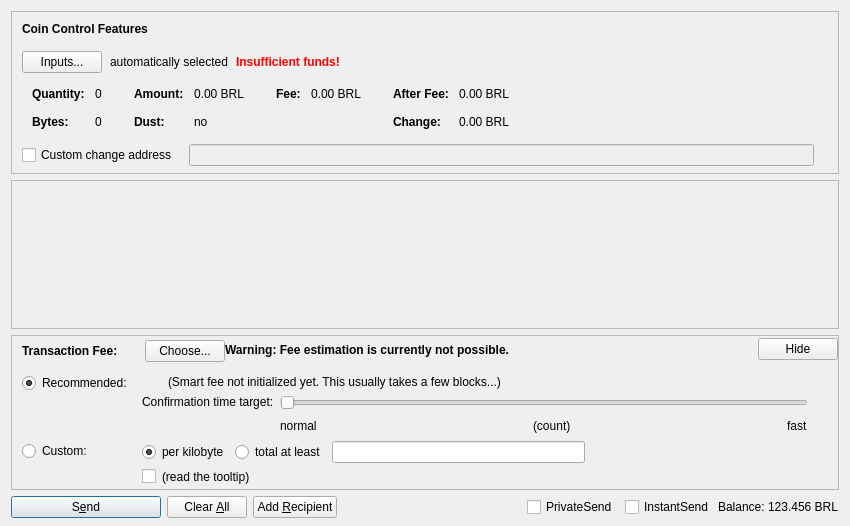
<?xml version="1.0" encoding="UTF-8"?>
<ui version="4.0">
 <class>SendCoinsDialog</class>
 <widget class="QDialog" name="SendCoinsDialog">
  <property name="geometry">
   <rect>
    <x>0</x>
    <y>0</y>
    <width>850</width>
    <height>526</height>
   </rect>
  </property>
  <property name="windowTitle">
   <string>Send Coins</string>
  </property>
  <layout class="QVBoxLayout" name="verticalLayout" stretch="0,1,0,0">
   <property name="bottomMargin">
    <number>8</number>
   </property>
   <item>
    <widget class="QFrame" name="frameCoinControl">
     <property name="sizePolicy">
      <sizepolicy hsizetype="Expanding" vsizetype="Expanding">
       <horstretch>0</horstretch>
       <verstretch>0</verstretch>
      </sizepolicy>
     </property>
     <property name="maximumSize">
      <size>
       <width>16777215</width>
       <height>16777215</height>
      </size>
     </property>
     <property name="frameShape">
      <enum>QFrame::StyledPanel</enum>
     </property>
     <property name="frameShadow">
      <enum>QFrame::Sunken</enum>
     </property>
     <layout class="QVBoxLayout" name="verticalLayoutCoinControl2">
      <property name="spacing">
       <number>0</number>
      </property>
      <property name="leftMargin">
       <number>0</number>
      </property>
      <property name="topMargin">
       <number>0</number>
      </property>
      <property name="rightMargin">
       <number>0</number>
      </property>
      <property name="bottomMargin">
       <number>6</number>
      </property>
      <item>
       <layout class="QVBoxLayout" name="verticalLayoutCoinControl" stretch="0,0,0,0,1">
        <property name="spacing">
         <number>0</number>
        </property>
        <property name="leftMargin">
         <number>10</number>
        </property>
        <property name="topMargin">
         <number>10</number>
        </property>
        <item>
         <layout class="QHBoxLayout" name="horizontalLayoutCoinControl1">
          <property name="bottomMargin">
           <number>15</number>
          </property>
          <item>
           <widget class="QLabel" name="labelCoinControlFeatures">
            <property name="sizePolicy">
             <sizepolicy hsizetype="Preferred" vsizetype="Maximum">
              <horstretch>0</horstretch>
              <verstretch>0</verstretch>
             </sizepolicy>
            </property>
            <property name="font">
             <font>
              <weight>75</weight>
              <bold>true</bold>
             </font>
            </property>
            <property name="styleSheet">
             <string notr="true">font-weight:bold;</string>
            </property>
            <property name="text">
             <string>Coin Control Features</string>
            </property>
           </widget>
          </item>
         </layout>
        </item>
        <item>
         <layout class="QHBoxLayout" name="horizontalLayoutCoinControl2" stretch="0,0,0,0">
          <property name="spacing">
           <number>8</number>
          </property>
          <property name="bottomMargin">
           <number>10</number>
          </property>
          <item>
           <widget class="QPushButton" name="pushButtonCoinControl">
            <property name="styleSheet">
             <string notr="true"/>
            </property>
            <property name="text">
             <string>Inputs...</string>
            </property>
            <property name="autoDefault">
             <bool>false</bool>
            </property>
           </widget>
          </item>
          <item>
           <widget class="QLabel" name="labelCoinControlAutomaticallySelected">
            <property name="text">
             <string>automatically selected</string>
            </property>
            <property name="margin">
             <number>5</number>
            </property>
           </widget>
          </item>
          <item>
           <widget class="QLabel" name="labelCoinControlInsuffFunds">
            <property name="font">
             <font>
              <weight>75</weight>
              <bold>true</bold>
             </font>
            </property>
            <property name="styleSheet">
             <string notr="true">color:red;font-weight:bold;</string>
            </property>
            <property name="text">
             <string>Insufficient funds!</string>
            </property>
            <property name="margin">
             <number>5</number>
            </property>
           </widget>
          </item>
          <item>
           <spacer name="horizontalSpacerCoinControl">
            <property name="orientation">
             <enum>Qt::Horizontal</enum>
            </property>
            <property name="sizeHint" stdset="0">
             <size>
              <width>40</width>
              <height>1</height>
             </size>
            </property>
           </spacer>
          </item>
         </layout>
        </item>
        <item>
         <widget class="QWidget" name="widgetCoinControl" native="true">
          <property name="sizePolicy">
           <sizepolicy hsizetype="Preferred" vsizetype="Preferred">
            <horstretch>0</horstretch>
            <verstretch>0</verstretch>
           </sizepolicy>
          </property>
          <property name="minimumSize">
           <size>
            <width>0</width>
            <height>0</height>
           </size>
          </property>
          <property name="styleSheet">
           <string notr="true"/>
          </property>
          <layout class="QHBoxLayout" name="horizontalLayoutCoinControl5">
           <property name="leftMargin">
            <number>0</number>
           </property>
           <property name="topMargin">
            <number>0</number>
           </property>
           <property name="rightMargin">
            <number>0</number>
           </property>
           <property name="bottomMargin">
            <number>0</number>
           </property>
           <item>
            <layout class="QHBoxLayout" name="horizontalLayoutCoinControl3" stretch="0,0,0,1">
             <property name="spacing">
              <number>20</number>
             </property>
             <property name="topMargin">
              <number>0</number>
             </property>
             <property name="bottomMargin">
              <number>10</number>
             </property>
             <item>
              <layout class="QFormLayout" name="formLayoutCoinControl1">
               <property name="horizontalSpacing">
                <number>10</number>
               </property>
               <property name="verticalSpacing">
                <number>14</number>
               </property>
               <property name="leftMargin">
                <number>10</number>
               </property>
               <property name="topMargin">
                <number>4</number>
               </property>
               <property name="rightMargin">
                <number>6</number>
               </property>
               <item row="0" column="0">
                <widget class="QLabel" name="labelCoinControlQuantityText">
                 <property name="font">
                  <font>
                   <weight>75</weight>
                   <bold>true</bold>
                  </font>
                 </property>
                 <property name="text">
                  <string>Quantity:</string>
                 </property>
                 <property name="margin">
                  <number>0</number>
                 </property>
                </widget>
               </item>
               <item row="0" column="1">
                <widget class="QLabel" name="labelCoinControlQuantity">
                 <property name="cursor">
                  <cursorShape>IBeamCursor</cursorShape>
                 </property>
                 <property name="contextMenuPolicy">
                  <enum>Qt::ActionsContextMenu</enum>
                 </property>
                 <property name="text">
                  <string notr="true">0</string>
                 </property>
                 <property name="margin">
                  <number>0</number>
                 </property>
                 <property name="textInteractionFlags">
                  <set>Qt::LinksAccessibleByMouse|Qt::TextSelectableByKeyboard|Qt::TextSelectableByMouse</set>
                 </property>
                </widget>
               </item>
               <item row="1" column="0">
                <widget class="QLabel" name="labelCoinControlBytesText">
                 <property name="font">
                  <font>
                   <weight>75</weight>
                   <bold>true</bold>
                  </font>
                 </property>
                 <property name="text">
                  <string>Bytes:</string>
                 </property>
                </widget>
               </item>
               <item row="1" column="1">
                <widget class="QLabel" name="labelCoinControlBytes">
                 <property name="cursor">
                  <cursorShape>IBeamCursor</cursorShape>
                 </property>
                 <property name="contextMenuPolicy">
                  <enum>Qt::ActionsContextMenu</enum>
                 </property>
                 <property name="text">
                  <string notr="true">0</string>
                 </property>
                 <property name="textInteractionFlags">
                  <set>Qt::LinksAccessibleByMouse|Qt::TextSelectableByKeyboard|Qt::TextSelectableByMouse</set>
                 </property>
                </widget>
               </item>
              </layout>
             </item>
             <item>
              <layout class="QFormLayout" name="formLayoutCoinControl2">
               <property name="horizontalSpacing">
                <number>10</number>
               </property>
               <property name="verticalSpacing">
                <number>14</number>
               </property>
               <property name="leftMargin">
                <number>6</number>
               </property>
               <property name="topMargin">
                <number>4</number>
               </property>
               <property name="rightMargin">
                <number>6</number>
               </property>
               <item row="0" column="0">
                <widget class="QLabel" name="labelCoinControlAmountText">
                 <property name="font">
                  <font>
                   <weight>75</weight>
                   <bold>true</bold>
                  </font>
                 </property>
                 <property name="text">
                  <string>Amount:</string>
                 </property>
                 <property name="margin">
                  <number>0</number>
                 </property>
                </widget>
               </item>
               <item row="0" column="1">
                <widget class="QLabel" name="labelCoinControlAmount">
                 <property name="cursor">
                  <cursorShape>IBeamCursor</cursorShape>
                 </property>
                 <property name="contextMenuPolicy">
                  <enum>Qt::ActionsContextMenu</enum>
                 </property>
                 <property name="text">
                  <string notr="true">0.00 BRL</string>
                 </property>
                 <property name="textInteractionFlags">
                  <set>Qt::LinksAccessibleByMouse|Qt::TextSelectableByKeyboard|Qt::TextSelectableByMouse</set>
                 </property>
                </widget>
               </item>
               <item row="1" column="0">
                <widget class="QLabel" name="labelCoinControlLowOutputText">
                 <property name="font">
                  <font>
                   <weight>75</weight>
                   <bold>true</bold>
                  </font>
                 </property>
                 <property name="text">
                  <string>Dust:</string>
                 </property>
                </widget>
               </item>
               <item row="1" column="1">
                <widget class="QLabel" name="labelCoinControlLowOutput">
                 <property name="cursor">
                  <cursorShape>IBeamCursor</cursorShape>
                 </property>
                 <property name="contextMenuPolicy">
                  <enum>Qt::ActionsContextMenu</enum>
                 </property>
                 <property name="text">
                  <string notr="true">no</string>
                 </property>
                 <property name="textInteractionFlags">
                  <set>Qt::LinksAccessibleByMouse|Qt::TextSelectableByKeyboard|Qt::TextSelectableByMouse</set>
                 </property>
                </widget>
               </item>
              </layout>
             </item>
             <item>
              <layout class="QFormLayout" name="formLayoutCoinControl3">
               <property name="horizontalSpacing">
                <number>10</number>
               </property>
               <property name="verticalSpacing">
                <number>14</number>
               </property>
               <property name="leftMargin">
                <number>6</number>
               </property>
               <property name="topMargin">
                <number>4</number>
               </property>
               <property name="rightMargin">
                <number>6</number>
               </property>
               <item row="0" column="0">
                <widget class="QLabel" name="labelCoinControlFeeText">
                 <property name="font">
                  <font>
                   <weight>75</weight>
                   <bold>true</bold>
                  </font>
                 </property>
                 <property name="text">
                  <string>Fee:</string>
                 </property>
                 <property name="margin">
                  <number>0</number>
                 </property>
                </widget>
               </item>
               <item row="0" column="1">
                <widget class="QLabel" name="labelCoinControlFee">
                 <property name="cursor">
                  <cursorShape>IBeamCursor</cursorShape>
                 </property>
                 <property name="contextMenuPolicy">
                  <enum>Qt::ActionsContextMenu</enum>
                 </property>
                 <property name="text">
                  <string notr="true">0.00 BRL</string>
                 </property>
                 <property name="textInteractionFlags">
                  <set>Qt::LinksAccessibleByMouse|Qt::TextSelectableByKeyboard|Qt::TextSelectableByMouse</set>
                 </property>
                </widget>
               </item>
              </layout>
             </item>
             <item>
              <layout class="QFormLayout" name="formLayoutCoinControl4">
               <property name="horizontalSpacing">
                <number>10</number>
               </property>
               <property name="verticalSpacing">
                <number>14</number>
               </property>
               <property name="leftMargin">
                <number>6</number>
               </property>
               <property name="topMargin">
                <number>4</number>
               </property>
               <property name="rightMargin">
                <number>6</number>
               </property>
               <item row="0" column="0">
                <widget class="QLabel" name="labelCoinControlAfterFeeText">
                 <property name="font">
                  <font>
                   <weight>75</weight>
                   <bold>true</bold>
                  </font>
                 </property>
                 <property name="text">
                  <string>After Fee:</string>
                 </property>
                 <property name="margin">
                  <number>0</number>
                 </property>
                </widget>
               </item>
               <item row="0" column="1">
                <widget class="QLabel" name="labelCoinControlAfterFee">
                 <property name="cursor">
                  <cursorShape>IBeamCursor</cursorShape>
                 </property>
                 <property name="contextMenuPolicy">
                  <enum>Qt::ActionsContextMenu</enum>
                 </property>
                 <property name="text">
                  <string notr="true">0.00 BRL</string>
                 </property>
                 <property name="textInteractionFlags">
                  <set>Qt::LinksAccessibleByMouse|Qt::TextSelectableByKeyboard|Qt::TextSelectableByMouse</set>
                 </property>
                </widget>
               </item>
               <item row="1" column="0">
                <widget class="QLabel" name="labelCoinControlChangeText">
                 <property name="font">
                  <font>
                   <weight>75</weight>
                   <bold>true</bold>
                  </font>
                 </property>
                 <property name="text">
                  <string>Change:</string>
                 </property>
                </widget>
               </item>
               <item row="1" column="1">
                <widget class="QLabel" name="labelCoinControlChange">
                 <property name="cursor">
                  <cursorShape>IBeamCursor</cursorShape>
                 </property>
                 <property name="contextMenuPolicy">
                  <enum>Qt::ActionsContextMenu</enum>
                 </property>
                 <property name="text">
                  <string notr="true">0.00 BRL</string>
                 </property>
                 <property name="textInteractionFlags">
                  <set>Qt::LinksAccessibleByMouse|Qt::TextSelectableByKeyboard|Qt::TextSelectableByMouse</set>
                 </property>
                </widget>
               </item>
              </layout>
             </item>
            </layout>
           </item>
          </layout>
         </widget>
        </item>
        <item>
         <layout class="QHBoxLayout" name="horizontalLayoutCoinControl4" stretch="0,0,0">
          <property name="spacing">
           <number>12</number>
          </property>
          <property name="sizeConstraint">
           <enum>QLayout::SetDefaultConstraint</enum>
          </property>
          <property name="topMargin">
           <number>5</number>
          </property>
          <property name="rightMargin">
           <number>5</number>
          </property>
          <item>
           <widget class="QCheckBox" name="checkBoxCoinControlChange">
            <property name="toolTip">
             <string>If this is activated, but the change address is empty or invalid, change will be sent to a newly generated address.</string>
            </property>
            <property name="text">
             <string>Custom change address</string>
            </property>
           </widget>
          </item>
          <item>
           <widget class="QValidatedLineEdit" name="lineEditCoinControlChange">
            <property name="enabled">
             <bool>false</bool>
            </property>
            <property name="sizePolicy">
             <sizepolicy hsizetype="Expanding" vsizetype="Fixed">
              <horstretch>0</horstretch>
              <verstretch>0</verstretch>
             </sizepolicy>
            </property>
           </widget>
          </item>
          <item>
           <widget class="QLabel" name="labelCoinControlChangeLabel">
            <property name="sizePolicy">
             <sizepolicy hsizetype="Preferred" vsizetype="Expanding">
              <horstretch>0</horstretch>
              <verstretch>0</verstretch>
             </sizepolicy>
            </property>
            <property name="minimumSize">
             <size>
              <width>0</width>
              <height>0</height>
             </size>
            </property>
            <property name="text">
             <string/>
            </property>
            <property name="margin">
             <number>3</number>
            </property>
           </widget>
          </item>
         </layout>
        </item>
        <item>
         <spacer name="verticalSpacerCoinControl">
          <property name="orientation">
           <enum>Qt::Vertical</enum>
          </property>
          <property name="sizeHint" stdset="0">
           <size>
            <width>800</width>
            <height>1</height>
           </size>
          </property>
         </spacer>
        </item>
       </layout>
      </item>
     </layout>
    </widget>
   </item>
   <item>
    <widget class="QScrollArea" name="scrollArea">
     <property name="widgetResizable">
      <bool>true</bool>
     </property>
     <widget class="QWidget" name="scrollAreaWidgetContents">
      <property name="geometry">
       <rect>
        <x>0</x>
        <y>0</y>
        <width>830</width>
        <height>104</height>
       </rect>
      </property>
      <layout class="QVBoxLayout" name="verticalLayout_2" stretch="0,1">
       <property name="leftMargin">
        <number>0</number>
       </property>
       <property name="topMargin">
        <number>0</number>
       </property>
       <property name="rightMargin">
        <number>0</number>
       </property>
       <property name="bottomMargin">
        <number>0</number>
       </property>
       <item>
        <layout class="QVBoxLayout" name="entries">
         <property name="spacing">
          <number>6</number>
         </property>
        </layout>
       </item>
       <item>
        <spacer name="verticalSpacer">
         <property name="orientation">
          <enum>Qt::Vertical</enum>
         </property>
         <property name="sizeHint" stdset="0">
          <size>
           <width>20</width>
           <height>40</height>
          </size>
         </property>
        </spacer>
       </item>
      </layout>
     </widget>
    </widget>
   </item>
   <item>
    <widget class="QFrame" name="frameFee">
     <property name="sizePolicy">
      <sizepolicy hsizetype="Expanding" vsizetype="Expanding">
       <horstretch>0</horstretch>
       <verstretch>0</verstretch>
      </sizepolicy>
     </property>
     <property name="maximumSize">
      <size>
       <width>16777215</width>
       <height>16777215</height>
      </size>
     </property>
     <property name="frameShape">
      <enum>QFrame::StyledPanel</enum>
     </property>
     <property name="frameShadow">
      <enum>QFrame::Sunken</enum>
     </property>
     <layout class="QVBoxLayout" name="verticalLayoutFee1">
      <property name="spacing">
       <number>0</number>
      </property>
      <property name="leftMargin">
       <number>0</number>
      </property>
      <property name="topMargin">
       <number>0</number>
      </property>
      <property name="rightMargin">
       <number>0</number>
      </property>
      <property name="bottomMargin">
       <number>0</number>
      </property>
      <item>
       <layout class="QVBoxLayout" name="verticalLayoutFee2" stretch="0,0,0">
        <property name="spacing">
         <number>0</number>
        </property>
        <property name="leftMargin">
         <number>10</number>
        </property>
        <property name="topMargin">
         <number>0</number>
        </property>
        <item>
         <layout class="QHBoxLayout" name="horizontalLayoutFee1">
          <property name="bottomMargin">
           <number>0</number>
          </property>
          <item>
           <layout class="QVBoxLayout" name="verticalLayoutFee7">
            <property name="spacing">
             <number>0</number>
            </property>
            <item>
             <spacer name="verticalSpacerSmartFee">
              <property name="orientation">
               <enum>Qt::Vertical</enum>
              </property>
              <property name="sizeType">
               <enum>QSizePolicy::Fixed</enum>
              </property>
              <property name="sizeHint" stdset="0">
               <size>
                <width>1</width>
                <height>4</height>
               </size>
              </property>
             </spacer>
            </item>
            <item>
             <layout class="QHBoxLayout" name="horizontalLayoutSmartFee">
              <property name="spacing">
               <number>10</number>
              </property>
              <item>
               <widget class="QLabel" name="labelFeeHeadline">
                <property name="sizePolicy">
                 <sizepolicy hsizetype="Preferred" vsizetype="Maximum">
                  <horstretch>0</horstretch>
                  <verstretch>0</verstretch>
                 </sizepolicy>
                </property>
                <property name="font">
                 <font>
                  <weight>75</weight>
                  <bold>true</bold>
                 </font>
                </property>
                <property name="styleSheet">
                 <string notr="true">font-weight:bold;</string>
                </property>
                <property name="text">
                 <string>Transaction Fee:</string>
                </property>
               </widget>
              </item>
              <item>
               <widget class="QLabel" name="labelFeeMinimized">
                <property name="text">
                 <string/>
                </property>
               </widget>
              </item>
              <item>
               <widget class="QPushButton" name="buttonChooseFee">
                <property name="text">
                 <string>Choose...</string>
                </property>
               </widget>
              </item>
             </layout>
            </item>
            <item>
             <spacer name="verticalSpacer_5">
              <property name="orientation">
               <enum>Qt::Vertical</enum>
              </property>
              <property name="sizeHint" stdset="0">
               <size>
                <width>1</width>
                <height>1</height>
               </size>
              </property>
             </spacer>
            </item>
           </layout>
          </item>
          <item>
           <widget class="QLabel" name="fallbackFeeWarningLabel">
            <property name="toolTip">
             <string>Using the fallbackfee can result in sending a transaction that will take several hours or days (or never) to confirm. Consider choosing your fee manually or wait until your have validated the complete chain.</string>
            </property>
            <property name="font">
            <font>
                <weight>75</weight>
                <bold>true</bold>
            </font>
            </property>
            <property name="text">
             <string>Warning: Fee estimation is currently not possible.</string>
            </property>
            <property name="wordWrap">
             <bool>false</bool>
            </property>
           </widget>
          </item>
          <item>
           <spacer name="horizontalSpacer_4">
            <property name="orientation">
             <enum>Qt::Horizontal</enum>
            </property>
            <property name="sizeType">
             <enum>QSizePolicy::MinimumExpanding</enum>
            </property>
            <property name="sizeHint" stdset="0">
             <size>
              <width>40</width>
              <height>20</height>
             </size>
            </property>
           </spacer>
          </item>
          <item>
           <widget class="QPushButton" name="buttonMinimizeFee">
            <property name="toolTip">
             <string>collapse fee-settings</string>
            </property>
            <property name="text">
             <string>Hide</string>
            </property>
           </widget>
          </item>
         </layout>
        </item>
        <item>
         <widget class="QFrame" name="frameFeeSelection">
          <layout class="QVBoxLayout" name="verticalLayoutFee12">
           <property name="spacing">
            <number>0</number>
           </property>
           <property name="leftMargin">
            <number>0</number>
           </property>
           <property name="topMargin">
            <number>0</number>
           </property>
           <property name="rightMargin">
            <number>0</number>
           </property>
           <property name="bottomMargin">
            <number>0</number>
           </property>
           <item>
            <layout class="QGridLayout" name="gridLayoutFee">
             <property name="topMargin">
              <number>10</number>
             </property>
             <property name="bottomMargin">
              <number>4</number>
             </property>
             <property name="horizontalSpacing">
              <number>10</number>
             </property>
             <property name="verticalSpacing">
              <number>4</number>
             </property>
             <item row="1" column="1">
              <layout class="QVBoxLayout" name="verticalLayoutFee8">
               <property name="spacing">
                <number>6</number>
               </property>
               <item>
                <layout class="QHBoxLayout" name="horizontalLayoutFee13">
                 <item>
                  <widget class="QRadioButton" name="radioCustomPerKilobyte">
                   <property name="toolTip">
                    <string>If the custom fee is set to 1000 sat and the transaction is only 250 bytes, then &quot;per kilobyte&quot; only pays 250 sat in fee,&lt;br /&gt;while &quot;at least&quot; pays 1000 sat. For transactions bigger than a kilobyte both pay by kilobyte.</string>
                   </property>
                   <property name="text">
                    <string>per kilobyte</string>
                   </property>
                   <property name="checked">
                    <bool>true</bool>
                   </property>
                   <attribute name="buttonGroup">
                    <string notr="true">groupCustomFee</string>
                   </attribute>
                  </widget>
                 </item>
                 <item>
                  <widget class="QRadioButton" name="radioCustomAtLeast">
                   <property name="toolTip">
                    <string>If the custom fee is set to 1000 sat and the transaction is only 250 bytes, then &quot;per kilobyte&quot; only pays 250 sat in fee,&lt;br /&gt;while &quot;total at least&quot; pays 1000 sat. For transactions bigger than a kilobyte both pay by kilobyte.</string>
                   </property>
                   <property name="text">
                    <string>total at least</string>
                   </property>
                   <attribute name="buttonGroup">
                    <string notr="true">groupCustomFee</string>
                   </attribute>
                  </widget>
                 </item>
                 <item>
                  <widget class="BitcoinAmountField" name="customFee"/>
                 </item>
                 <item>
                  <spacer name="horizontalSpacer_6">
                   <property name="orientation">
                    <enum>Qt::Horizontal</enum>
                   </property>
                   <property name="sizeHint" stdset="0">
                    <size>
                     <width>1</width>
                     <height>1</height>
                    </size>
                   </property>
                  </spacer>
                 </item>
                </layout>
               </item>
               <item>
                <layout class="QHBoxLayout" name="horizontalLayoutFee8">
                 <item>
                  <widget class="QCheckBox" name="checkBoxMinimumFee">
                   <property name="toolTip">
                    <string>Paying only the minimum fee is just fine as long as there is less transaction volume than space in the blocks.&lt;br /&gt;But be aware that this can end up in a never confirming transaction once there is more demand for beryl transactions than the network can process.</string>
                   </property>
                   <property name="text">
                    <string/>
                   </property>
                  </widget>
                 </item>
                 <item>
                  <widget class="QLabel" name="labelMinFeeWarning">
                   <property name="enabled">
                    <bool>true</bool>
                   </property>
                   <property name="toolTip">
                    <string>Paying only the minimum fee is just fine as long as there is less transaction volume than space in the blocks.&lt;br /&gt;But be aware that this can end up in a never confirming transaction once there is more demand for beryl transactions than the network can process.</string>
                   </property>
                   <property name="text">
                    <string>(read the tooltip)</string>
                   </property>
                   <property name="margin">
                    <number>5</number>
                   </property>
                  </widget>
                 </item>
                 <item>
                  <spacer name="horizontalSpacer_2">
                   <property name="orientation">
                    <enum>Qt::Horizontal</enum>
                   </property>
                   <property name="sizeHint" stdset="0">
                    <size>
                     <width>1</width>
                     <height>1</height>
                    </size>
                   </property>
                  </spacer>
                 </item>
                </layout>
               </item>
              </layout>
             </item>
             <item row="0" column="0">
              <layout class="QVBoxLayout" name="verticalLayoutFee4" stretch="0,1">
               <item>
                <widget class="QRadioButton" name="radioSmartFee">
                 <property name="text">
                  <string>Recommended:</string>
                 </property>
                 <property name="checked">
                  <bool>true</bool>
                 </property>
                 <attribute name="buttonGroup">
                  <string notr="true">groupFee</string>
                 </attribute>
                </widget>
               </item>
               <item>
                <spacer name="verticalSpacer_2">
                 <property name="orientation">
                  <enum>Qt::Vertical</enum>
                 </property>
                 <property name="sizeHint" stdset="0">
                  <size>
                   <width>1</width>
                   <height>1</height>
                  </size>
                 </property>
                </spacer>
               </item>
              </layout>
             </item>
             <item row="1" column="0">
              <layout class="QVBoxLayout" name="verticalLayoutFee9" stretch="0,1">
               <item>
                <widget class="QRadioButton" name="radioCustomFee">
                 <property name="text">
                  <string>Custom:</string>
                 </property>
                 <attribute name="buttonGroup">
                  <string notr="true">groupFee</string>
                 </attribute>
                </widget>
               </item>
               <item>
                <spacer name="verticalSpacer_6">
                 <property name="orientation">
                  <enum>Qt::Vertical</enum>
                 </property>
                 <property name="sizeHint" stdset="0">
                  <size>
                   <width>1</width>
                   <height>1</height>
                  </size>
                 </property>
                </spacer>
               </item>
              </layout>
             </item>
             <item row="0" column="1">
              <layout class="QVBoxLayout" name="verticalLayoutFee3" stretch="0,0,1">
               <property name="spacing">
                <number>6</number>
               </property>
               <property name="topMargin">
                <number>2</number>
               </property>
               <item>
                <layout class="QHBoxLayout" name="horizontalLayoutFee12">
                 <item>
                  <widget class="QLabel" name="labelSmartFee">
                   <property name="text">
                    <string/>
                   </property>
                   <property name="margin">
                    <number>2</number>
                   </property>
                  </widget>
                 </item>
                 <item>
                  <widget class="QLabel" name="labelFeeEstimation">
                   <property name="text">
                    <string/>
                   </property>
                  </widget>
                 </item>
                 <item>
                  <widget class="QLabel" name="labelSmartFee2">
                   <property name="text">
                    <string>(Smart fee not initialized yet. This usually takes a few blocks...)</string>
                   </property>
                   <property name="margin">
                    <number>2</number>
                   </property>
                  </widget>
                 </item>
                 <item>
                  <spacer name="horizontalSpacer_5">
                   <property name="orientation">
                    <enum>Qt::Horizontal</enum>
                   </property>
                   <property name="sizeHint" stdset="0">
                    <size>
                     <width>1</width>
                     <height>1</height>
                    </size>
                   </property>
                  </spacer>
                 </item>
                </layout>
               </item>
               <item>
                <layout class="QHBoxLayout" name="horizontalLayoutFee9">
                 <item>
                  <layout class="QVBoxLayout" name="verticalLayoutFee6">
                   <item>
                    <widget class="QLabel" name="labelSmartFee3">
                     <property name="text">
                      <string>Confirmation time target:</string>
                     </property>
                     <property name="margin">
                      <number>2</number>
                     </property>
                    </widget>
                   </item>
                   <item>
                    <spacer name="verticalSpacer_3">
                     <property name="orientation">
                      <enum>Qt::Vertical</enum>
                     </property>
                     <property name="sizeHint" stdset="0">
                      <size>
                       <width>1</width>
                       <height>1</height>
                      </size>
                     </property>
                    </spacer>
                   </item>
                  </layout>
                 </item>
                 <item>
                  <layout class="QVBoxLayout" name="verticalLayoutFee5">
                   <property name="rightMargin">
                    <number>30</number>
                   </property>
                   <item>
                    <widget class="QSlider" name="sliderSmartFee">
                     <property name="minimum">
                      <number>0</number>
                     </property>
                     <property name="maximum">
                      <number>23</number>
                     </property>
                     <property name="pageStep">
                      <number>1</number>
                     </property>
                     <property name="value">
                      <number>0</number>
                     </property>
                     <property name="orientation">
                      <enum>Qt::Horizontal</enum>
                     </property>
                     <property name="invertedAppearance">
                      <bool>false</bool>
                     </property>
                     <property name="invertedControls">
                      <bool>false</bool>
                     </property>
                     <property name="tickPosition">
                      <enum>QSlider::NoTicks</enum>
                     </property>
                    </widget>
                   </item>
                   <item>
                    <layout class="QHBoxLayout" name="horizontalLayoutFee10">
                     <item>
                      <widget class="QLabel" name="labelSmartFeeNormal">
                       <property name="text">
                        <string>normal</string>
                       </property>
                      </widget>
                     </item>
                     <item>
                      <spacer name="horizontalSpacer_7">
                       <property name="orientation">
                        <enum>Qt::Horizontal</enum>
                       </property>
                       <property name="sizeHint" stdset="0">
                        <size>
                         <width>40</width>
                         <height>20</height>
                        </size>
                       </property>
                      </spacer>
                     </item>
                     <item>
                      <widget class="QLabel" name="confirmationTargetLabel">
                       <property name="text">
                        <string notr="true">(count)</string>
                       </property>
                      </widget>
                     </item>
                     <item>
                      <spacer name="horizontalSpacer_3">
                       <property name="orientation">
                        <enum>Qt::Horizontal</enum>
                       </property>
                       <property name="sizeHint" stdset="0">
                        <size>
                         <width>40</width>
                         <height>20</height>
                        </size>
                       </property>
                      </spacer>
                     </item>
                     <item>
                      <widget class="QLabel" name="labelSmartFeeFast">
                       <property name="text">
                        <string>fast</string>
                       </property>
                      </widget>
                     </item>
                    </layout>
                   </item>
                  </layout>
                 </item>
                </layout>
               </item>
               <item>
                <spacer name="verticalSpacer_4">
                 <property name="orientation">
                  <enum>Qt::Vertical</enum>
                 </property>
                 <property name="sizeHint" stdset="0">
                  <size>
                   <width>1</width>
                   <height>1</height>
                  </size>
                 </property>
                </spacer>
               </item>
              </layout>
             </item>
            </layout>
           </item>
          </layout>
         </widget>
        </item>
        <item>
         <spacer name="verticalSpacerFee">
          <property name="orientation">
           <enum>Qt::Vertical</enum>
          </property>
          <property name="sizeHint" stdset="0">
           <size>
            <width>800</width>
            <height>1</height>
           </size>
          </property>
         </spacer>
        </item>
       </layout>
      </item>
     </layout>
    </widget>
   </item>
   <item>
    <layout class="QHBoxLayout" name="horizontalLayout">
     <item>
      <widget class="QPushButton" name="sendButton">
       <property name="minimumSize">
        <size>
         <width>150</width>
         <height>0</height>
        </size>
       </property>
       <property name="toolTip">
        <string>Confirm the send action</string>
       </property>
       <property name="text">
        <string>S&amp;end</string>
       </property>
       <property name="autoDefault">
        <bool>false</bool>
       </property>
       <property name="default">
        <bool>true</bool>
       </property>
      </widget>
     </item>
     <item>
      <widget class="QPushButton" name="clearButton">
       <property name="sizePolicy">
        <sizepolicy hsizetype="Minimum" vsizetype="Fixed">
         <horstretch>0</horstretch>
         <verstretch>0</verstretch>
        </sizepolicy>
       </property>
       <property name="toolTip">
        <string>Clear all fields of the form.</string>
       </property>
       <property name="text">
        <string>Clear &amp;All</string>
       </property>
       <property name="autoDefault">
        <bool>false</bool>
       </property>
      </widget>
     </item>
     <item>
      <widget class="QPushButton" name="addButton">
       <property name="toolTip">
        <string>Send to multiple recipients at once</string>
       </property>
       <property name="text">
        <string>Add &amp;Recipient</string>
       </property>
       <property name="autoDefault">
        <bool>false</bool>
       </property>
      </widget>
     </item>
     <item>
      <spacer name="horizontalSpacer">
       <property name="orientation">
        <enum>Qt::Horizontal</enum>
       </property>
       <property name="sizeHint" stdset="0">
        <size>
         <width>40</width>
         <height>20</height>
        </size>
       </property>
      </spacer>
     </item>
     <item>
      <layout class="QHBoxLayout" name="horizontalLayout_2">
       <property name="spacing">
        <number>3</number>
       </property>
       <item>
        <widget class="QCheckBox" name="checkUsePrivateSend">
         <property name="minimumSize">
          <size>
           <width>95</width>
           <height>0</height>
          </size>
         </property>
         <property name="text">
          <string>PrivateSend</string>
         </property>
         <property name="checked">
          <bool>false</bool>
         </property>
        </widget>
       </item>
       <item>
        <widget class="QCheckBox" name="checkUseInstantSend">
         <property name="enabled">
          <bool>true</bool>
         </property>
         <property name="minimumSize">
          <size>
           <width>85</width>
           <height>0</height>
          </size>
         </property>
         <property name="text">
          <string>InstantSend</string>
         </property>
        </widget>
       </item>
       <item>
        <widget class="QLabel" name="label">
         <property name="text">
          <string>Balance:</string>
         </property>
        </widget>
       </item>
       <item>
        <widget class="QLabel" name="labelBalance">
         <property name="sizePolicy">
          <sizepolicy hsizetype="Preferred" vsizetype="Fixed">
           <horstretch>0</horstretch>
           <verstretch>0</verstretch>
          </sizepolicy>
         </property>
         <property name="cursor">
          <cursorShape>IBeamCursor</cursorShape>
         </property>
         <property name="text">
          <string notr="true">123.456 BRL</string>
         </property>
         <property name="textInteractionFlags">
          <set>Qt::LinksAccessibleByMouse|Qt::TextSelectableByKeyboard|Qt::TextSelectableByMouse</set>
         </property>
        </widget>
       </item>
      </layout>
     </item>
    </layout>
   </item>
  </layout>
 </widget>
 <customwidgets>
  <customwidget>
   <class>QValidatedLineEdit</class>
   <extends>QLineEdit</extends>
   <header>qvalidatedlineedit.h</header>
  </customwidget>
  <customwidget>
   <class>BitcoinAmountField</class>
   <extends>QLineEdit</extends>
   <header>bitcoinamountfield.h</header>
   <container>1</container>
  </customwidget>
 </customwidgets>
 <resources>
  <include location="../beryl.qrc"/>
 </resources>
 <connections/>
 <buttongroups>
  <buttongroup name="groupCustomFee"/>
  <buttongroup name="groupFee"/>
 </buttongroups>
</ui>
